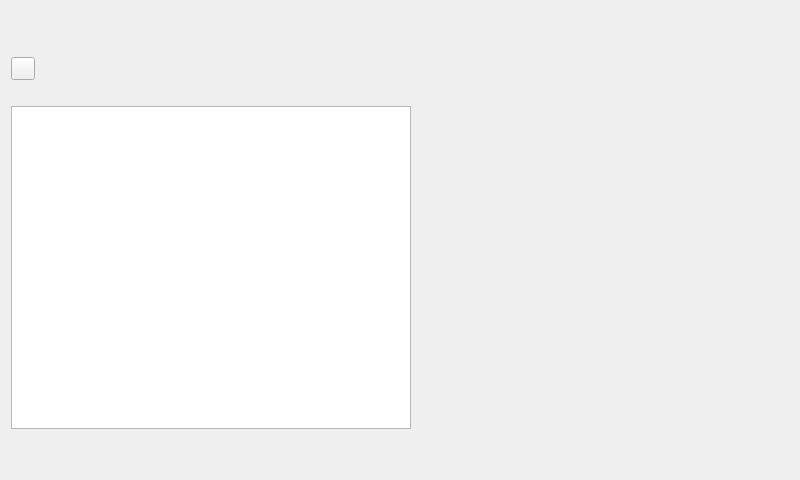
<?xml version="1.0" encoding="UTF-8"?>
<ui version="4.0">
 <class>sidebar</class>
 <widget class="QWidget" name="sidebar">
  <property name="geometry">
   <rect>
    <x>0</x>
    <y>0</y>
    <width>800</width>
    <height>480</height>
   </rect>
  </property>
  <property name="sizePolicy">
   <sizepolicy hsizetype="Ignored" vsizetype="Expanding">
    <horstretch>0</horstretch>
    <verstretch>0</verstretch>
   </sizepolicy>
  </property>
  <property name="windowTitle">
   <string>Form</string>
  </property>
  <layout class="QGridLayout" name="gridLayout_2">
   <item row="2" column="0">
    <layout class="QGridLayout" name="gridLayout" columnstretch="0,1">
     <property name="sizeConstraint">
      <enum>QLayout::SizeConstraint::SetDefaultConstraint</enum>
     </property>
     <item row="1" column="0">
      <layout class="QHBoxLayout" name="horizontalLayout_2">
       <property name="bottomMargin">
        <number>0</number>
       </property>
       <item>
        <widget class="QToolButton" name="btn_close">
         <property name="sizePolicy">
          <sizepolicy hsizetype="Fixed" vsizetype="Fixed">
           <horstretch>0</horstretch>
           <verstretch>0</verstretch>
          </sizepolicy>
         </property>
         <property name="text">
          <string/>
         </property>
        </widget>
       </item>
       <item>
        <spacer name="horizontalSpacer">
         <property name="orientation">
          <enum>Qt::Orientation::Horizontal</enum>
         </property>
         <property name="sizeHint" stdset="0">
          <size>
           <width>40</width>
           <height>20</height>
          </size>
         </property>
        </spacer>
       </item>
      </layout>
     </item>
     <item row="4" column="0">
      <spacer name="verticalSpacer">
       <property name="orientation">
        <enum>Qt::Orientation::Vertical</enum>
       </property>
       <property name="sizeType">
        <enum>QSizePolicy::Policy::Fixed</enum>
       </property>
       <property name="sizeHint" stdset="0">
        <size>
         <width>20</width>
         <height>40</height>
        </size>
       </property>
      </spacer>
     </item>
     <item row="3" column="0">
      <widget class="QListWidget" name="tabs">
       <property name="sizePolicy">
        <sizepolicy hsizetype="Preferred" vsizetype="Expanding">
         <horstretch>0</horstretch>
         <verstretch>0</verstretch>
        </sizepolicy>
       </property>
       <property name="minimumSize">
        <size>
         <width>400</width>
         <height>0</height>
        </size>
       </property>
      </widget>
     </item>
     <item row="0" column="0">
      <spacer name="verticalSpacer_2">
       <property name="orientation">
        <enum>Qt::Orientation::Vertical</enum>
       </property>
       <property name="sizeType">
        <enum>QSizePolicy::Policy::Fixed</enum>
       </property>
       <property name="sizeHint" stdset="0">
        <size>
         <width>20</width>
         <height>40</height>
        </size>
       </property>
      </spacer>
     </item>
     <item row="0" column="1" rowspan="5">
      <widget class="QPushButton" name="btn_toggle">
       <property name="sizePolicy">
        <sizepolicy hsizetype="Expanding" vsizetype="Expanding">
         <horstretch>0</horstretch>
         <verstretch>0</verstretch>
        </sizepolicy>
       </property>
       <property name="autoFillBackground">
        <bool>false</bool>
       </property>
       <property name="text">
        <string/>
       </property>
       <property name="flat">
        <bool>true</bool>
       </property>
      </widget>
     </item>
     <item row="2" column="0">
      <spacer name="verticalSpacer_3">
       <property name="orientation">
        <enum>Qt::Orientation::Vertical</enum>
       </property>
       <property name="sizeType">
        <enum>QSizePolicy::Policy::Fixed</enum>
       </property>
       <property name="sizeHint" stdset="0">
        <size>
         <width>20</width>
         <height>20</height>
        </size>
       </property>
      </spacer>
     </item>
    </layout>
   </item>
  </layout>
 </widget>
 <resources/>
 <connections/>
</ui>
